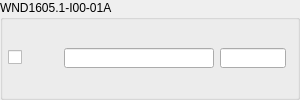
             <widget class="QGroupBox" name="groupBox_id_window_0">
              <property name="maximumSize">
               <size>
                <width>300</width>
                <height>16777215</height>
               </size>
              </property>
              <property name="title">
               <string>WND1605.1-I00-01A</string>
              </property>
              <layout class="QHBoxLayout" name="horizontalLayout_48">
               <property name="leftMargin">
                <number>5</number>
               </property>
               <property name="topMargin">
                <number>0</number>
               </property>
               <property name="bottomMargin">
                <number>0</number>
               </property>
               <item>
                <layout class="QHBoxLayout" name="horizontalLayout_47">
                 <item>
                  <layout class="QGridLayout" name="gridLayout_id_1">
                   <item row="0" column="1">
                    <widget class="QLineEdit" name="lineEdit_id_mat_w0">
                     <property name="minimumSize">
                      <size>
                       <width>150</width>
                       <height>20</height>
                      </size>
                     </property>
                     <property name="maximumSize">
                      <size>
                       <width>150</width>
                       <height>20</height>
                      </size>
                     </property>
                    </widget>
                   </item>
                   <item row="0" column="0">
                    <widget class="QCheckBox" name="checkBox_id_w0">
                     <property name="minimumSize">
                      <size>
                       <width>50</width>
                       <height>0</height>
                      </size>
                     </property>
                     <property name="maximumSize">
                      <size>
                       <width>50</width>
                       <height>16777215</height>
                      </size>
                     </property>
                     <property name="text">
                      <string/>
                     </property>
                    </widget>
                   </item>
                   <item row="0" column="2">
                    <widget class="QLineEdit" name="lineEdit_id_thk_w0">
                     <property name="maximumSize">
                      <size>
                       <width>16777215</width>
                       <height>20</height>
                      </size>
                     </property>
                    </widget>
                   </item>
                  </layout>
                 </item>
                </layout>
               </item>
              </layout>
             </widget>
